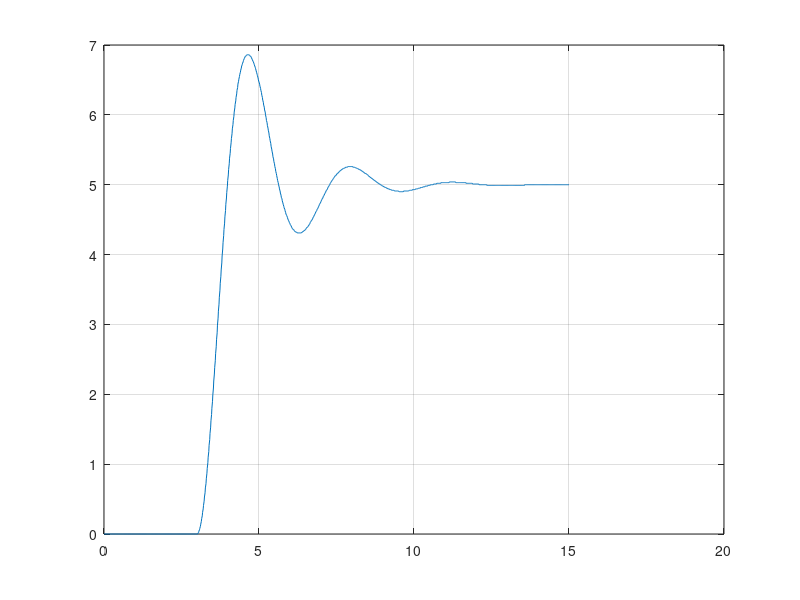
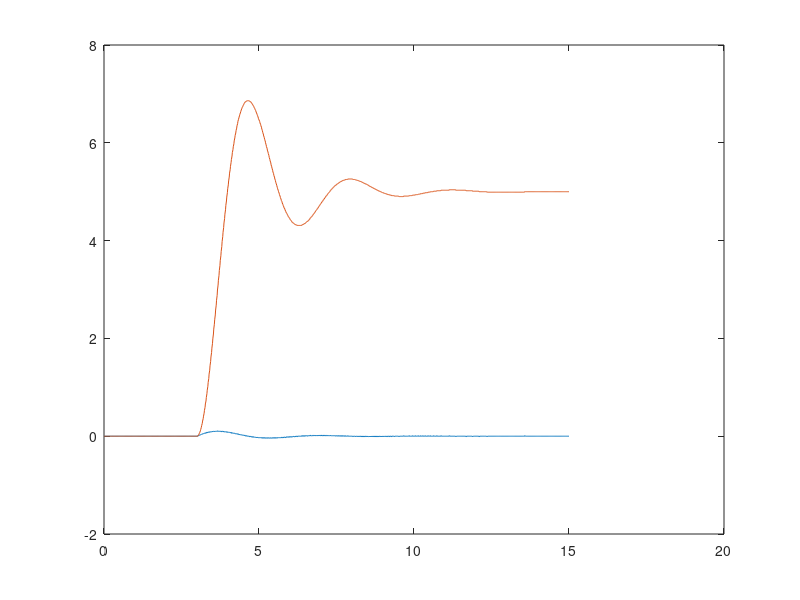

MATLAB code for these plots, in order:
dadosordem2sub = load('dadosordem2sub.txt');
t_rand = dadosordem2sub(:,1);
v_rand = dadosordem2sub(:,2);
T_rand = dadosordem2sub(:,3);

plot(t_rand,T_rand)
grid on
hold on

% Identificacao do sistema pelo metodo da convolucao
U=v_rand; % criacao da matrix de entrada U
for i=1:length(v_rand)-1
    U = [U [zeros(i,1); v_rand(1:length(v_rand)-i)]];
end;

% solucao do sistema Y=UX para U (U = Y/X)
% H1=U\T_rand;
H=inv(U)*T_rand;

% figure
% plot(H1)
figure
plot(t_rand,H)
hold all

u = ones(1000,1);
U_step = u; % criacao da matrix de entrada U
for i=1:length(u)-1
    U_step = [U_step [zeros(i,1); u(1:length(u)-i)]];
end;

Y_st = U_step*H;

plot(t_rand,Y_st)